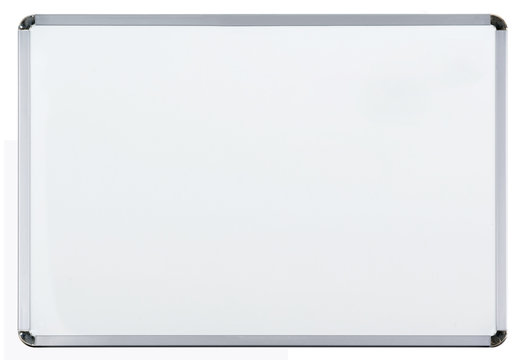
#> input picture Data/Wboard.jpg, 525 x 360 px, found by its file name
$ jupyter execute drawing.ipynb
#> lines starting #> are read from the running program, lines starting #| are printed output that depends on the picture
[cell 1]
import os
import cv2

[cell 2]
img = cv2.imread(os.path.join('D:\ML\Data','Wboard.jpg'))
#> img is the input picture: shape (360, 525, 3); mean B, G, R 237.6, 234.9, 232.7

[cell 3]
img.shape #height,width
#> Out = (360, 525, 3)

[cell 4]
#line
cv2.line(img, (100,150), (250,300), (0,255,0), 3)
#(starting pt(x,y)), (end pt), (color), thickness

[cell 5]
#rectangle
cv2.rectangle(img, (50,150), (150,300), (0,0,255), 3)
cv2.rectangle(img, (50,100), (75,125), (0,0,255), -1)

[cell 6]
#circle
cv2.circle(img, (180,180),15,(255,0,0),3)
#center, radius, color, thickness

[cell 7]
#text
cv2.putText(img, 'Hey, you!',(250,200), cv2.FONT_HERSHEY_SIMPLEX,1, (255,0,255),2)
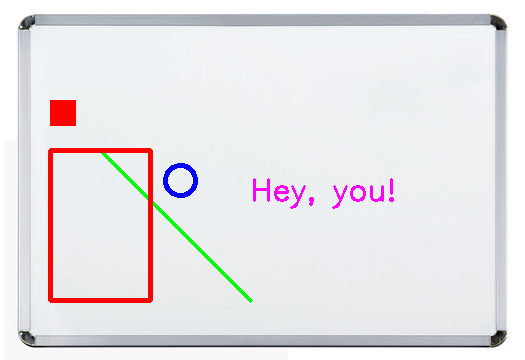
#> img: shape (360, 525, 3); mean B, G, R 232.7, 229.3, 231.6
#string, starting pt, font, font size, color, thickness


$ run again, with Data/birds.jpg copied over Data/Wboard.jpg
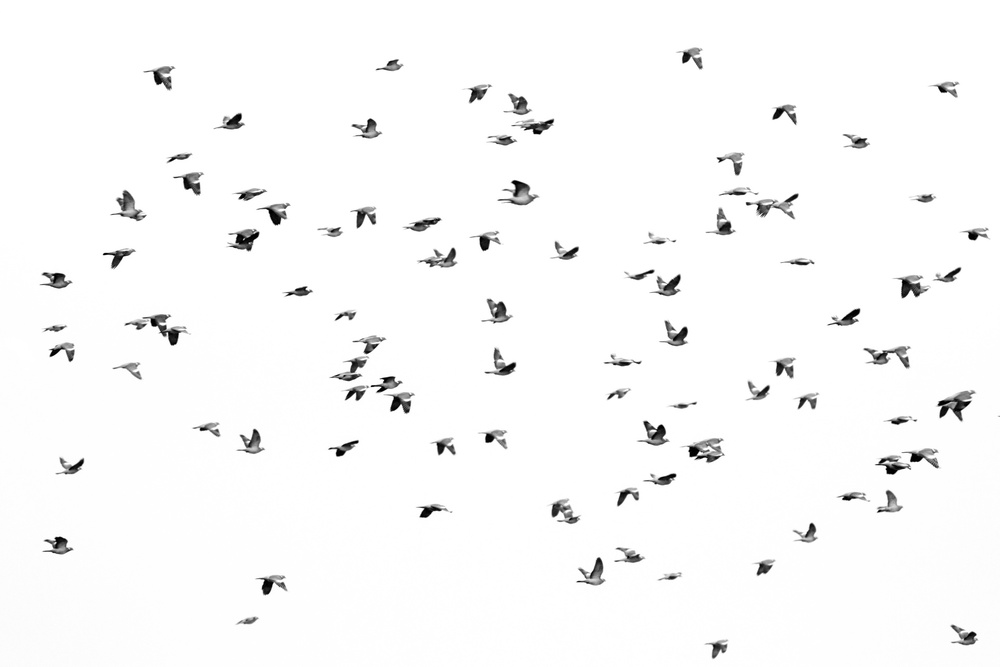
#> input picture Data/birds.jpg, 1000 x 667 px, shrunk from 1920 x 1280 before the run, found by its file name
#> img is the input picture: shape (667, 1000, 3); min 0, max 255, mean 249.2
#> `cv2.putText(img, 'Hey, you!',(250,200), cv2.FONT_HERSHEY_SIMPLEX,1, (2..`:
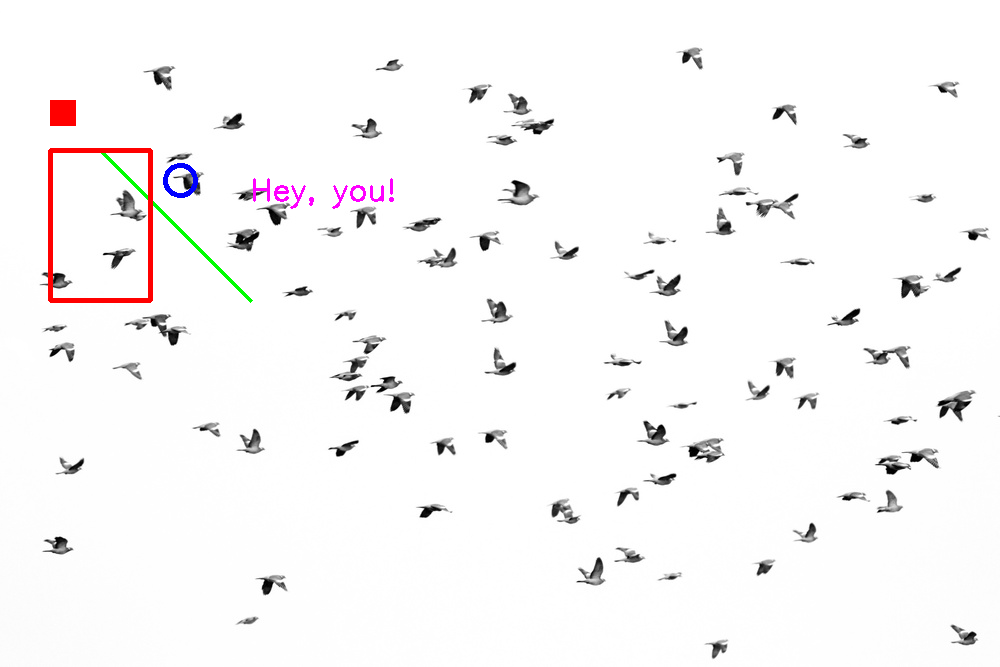
#> img: shape (667, 1000, 3); mean B, G, R 247.8, 247.5, 248.8

$ run again, with Data/face.jpeg copied over Data/Wboard.jpg
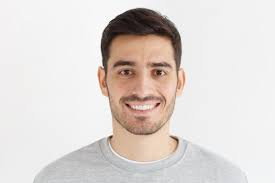
#> input picture Data/face.jpeg, 275 x 183 px, found by its file name
#> img is the input picture: shape (183, 275, 3); mean B, G, R 211.9, 215.7, 222.8
#> `cv2.circle(img, (180,180),15,(255,0,0),3)`:
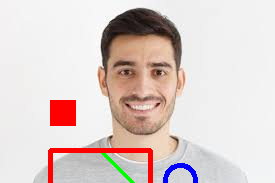
#> img: shape (183, 275, 3); mean B, G, R 205.1, 208.2, 222
